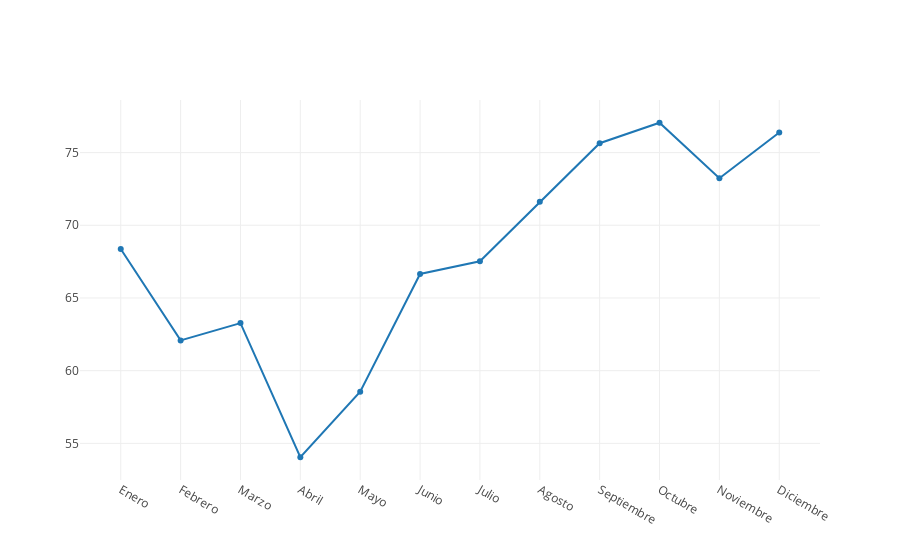

Here is the notebook cell this chart was saved with:
### Code cell
def precioHistoricoPromedioMensual = {
val df = dfMercados
    .select("Valor_Mercado_Spot", "Fecha")
    .groupBy(date_format(col("Fecha"), "MM").as("Mes"))
    .agg(avg("Valor_Mercado_Spot").as("PromedioMensual"))
    .orderBy(col("Mes"))

val seqPrecioEnergia = df.select("PromedioMensual").as[Double].collect.toSeq
val seqMeses = Seq("Enero", "Febrero", "Marzo", "Abril", "Mayo", "Junio", "Julio", "Agosto", "Septiembre", "Octubre", "Noviembre", "Diciembre")


val trace =  Scatter(seqMeses, seqPrecioEnergia, name = "€/MWh")
     
val data = Seq(trace)
plot(data)
}

precioHistoricoPromedioMensual

### Figure 1 — Plotly figure (JSON) as saved in the notebook; plotly's stock layout.template omitted (floating-point values rounded to 4 significant figures)
{"data": [{"name": "€/MWh", "type": "scatter", "x": ["Enero", "Febrero", "Marzo", "Abril", "Mayo", "Junio", "Julio", "Agosto", "Septiembre", "Octubre", "Noviembre", "Diciembre"], "y": [68.37, 62.08, 63.27, 54.05, 58.55, 66.65, 67.53, 71.62, 75.64, 77.05, 73.23, 76.38]}], "layout": {"autosize": true, "xaxis": {"autorange": true, "range": [-0.6547, 11.65], "type": "category"}, "yaxis": {"autorange": true, "range": [52.36, 78.74], "type": "linear"}}}
